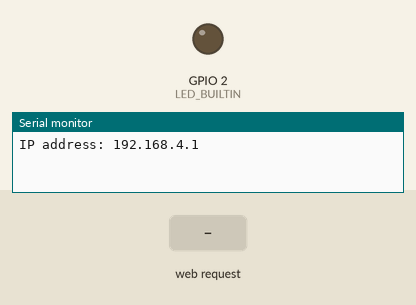
This program was run on a simulated ESP8266 (Wemos D1 mini). Shown: output pins drawn as LEDs (lit = HIGH, except the on-board LED, lit = LOW), the last lines printed to the serial monitor. The inputs (shaded band) are chosen by the test bench.

Above: at 2.2 s.
2.3 s: HTTP request GET /ON received
At 3.5 s:
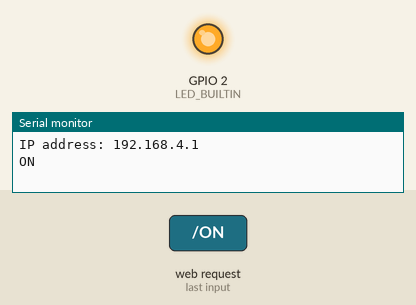
3.8 s: HTTP request GET /OFF received
At 4.7 s:
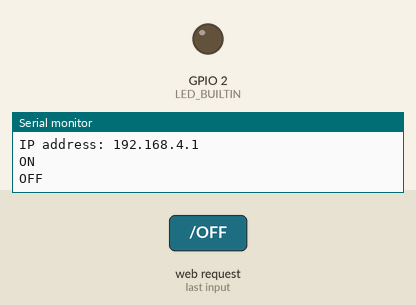
Timing chart, 0 to 6.8 s (numbered marks = the images above; inputs shaded):
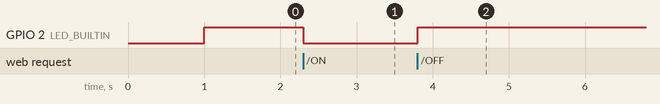

Measured:
- after the input at 2.3 s, GPIO 2 (LED_BUILTIN): HIGH → LOW at once
- after the input at 3.8 s, GPIO 2 (LED_BUILTIN): LOW → HIGH at once

The program:

main.cpp
```cpp
#include <Arduino.h>
#include <ESP8266WiFi.h>

const char *ssid = "micro_gad";
const char *password = "11111111";

WiFiServer server(80);

void setup() {
  Serial.begin(9600);
  delay(1000);

  pinMode(LED_BUILTIN, OUTPUT);
  digitalWrite(LED_BUILTIN, HIGH);

  WiFi.mode(WIFI_AP);
  WiFi.softAP(ssid, password);

  server.begin();

  Serial.println();
  Serial.print("IP address: ");
  Serial.println(WiFi.softAPIP());
}

void loop() {
  WiFiClient client = server.available();
  if (!client) return;

  String request = client.readStringUntil('\n');
  request.trim();

  if (request.indexOf("GET /ON") >= 0) {
    digitalWrite(LED_BUILTIN, LOW);
    Serial.println("ON");
  }

  if (request.indexOf("GET /OFF") >= 0) {
    digitalWrite(LED_BUILTIN, HIGH);
    Serial.println("OFF");
  }

  while (client.available()) client.read();

  String html = R"rawliteral(
<!DOCTYPE HTML>
<html>
<head>
<meta name="viewport" content="width=device-width, initial-scale=1">
<style>
      body {
    background: #1a1a1a;
    color: #d4af37;
  }

  .card {
    background: #262626;
    border: 1px solid #3d3d3d;
  }

  .on {
    background: #d4af37;
    color: #1a1a1a;
  }

  .off {
    background: #404040;
    color: #a6a6a6;
  }

</style>
</head>
<body>

<h1></h1>

<div class="card">
  <div class="status-text"></div>

  <div class="btn-group">
    <button class="on" onclick="location.href='/ON'">on</button>
    <button class="off" onclick="location.href='/OFF'">off</button>
  </div>
</div>

</body>
</html>

)rawliteral";

  client.print("HTTP/1.1 200 OK\r\n");
  client.print("Content-Type: text/html\r\n");
  client.print("Connection: close\r\n\r\n");
  client.print(html);

  client.stop();
}
```
